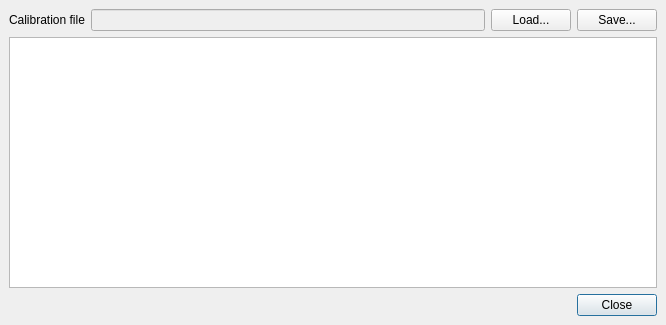
<?xml version="1.0" encoding="UTF-8"?>
<ui version="4.0">
 <class>CalibrationDialog</class>
 <widget class="QDialog" name="CalibrationDialog">
  <property name="windowModality">
   <enum>Qt::WindowModal</enum>
  </property>
  <property name="geometry">
   <rect>
    <x>0</x>
    <y>0</y>
    <width>666</width>
    <height>325</height>
   </rect>
  </property>
  <property name="windowTitle">
   <string>Calibration</string>
  </property>
  <layout class="QVBoxLayout" name="verticalLayout">
   <property name="spacing">
    <number>6</number>
   </property>
   <property name="leftMargin">
    <number>9</number>
   </property>
   <property name="topMargin">
    <number>9</number>
   </property>
   <property name="rightMargin">
    <number>9</number>
   </property>
   <property name="bottomMargin">
    <number>9</number>
   </property>
   <item>
    <layout class="QHBoxLayout" name="horizontalLayout_2">
     <item>
      <widget class="QLabel" name="file_label">
       <property name="text">
        <string>Calibration file</string>
       </property>
      </widget>
     </item>
     <item>
      <widget class="QLineEdit" name="file_line">
       <property name="enabled">
        <bool>false</bool>
       </property>
       <property name="readOnly">
        <bool>true</bool>
       </property>
      </widget>
     </item>
     <item>
      <widget class="QPushButton" name="load_button">
       <property name="text">
        <string>Load...</string>
       </property>
       <property name="autoDefault">
        <bool>false</bool>
       </property>
      </widget>
     </item>
     <item>
      <widget class="QPushButton" name="save_button">
       <property name="text">
        <string>Save...</string>
       </property>
       <property name="autoDefault">
        <bool>false</bool>
       </property>
      </widget>
     </item>
    </layout>
   </item>
   <item>
    <widget class="QTextEdit" name="message_text">
     <property name="readOnly">
      <bool>true</bool>
     </property>
    </widget>
   </item>
   <item>
    <layout class="QHBoxLayout" name="horizontalLayout">
     <item>
      <spacer name="horizontalSpacer">
       <property name="orientation">
        <enum>Qt::Horizontal</enum>
       </property>
       <property name="sizeHint" stdset="0">
        <size>
         <width>40</width>
         <height>20</height>
        </size>
       </property>
      </spacer>
     </item>
     <item>
      <widget class="QPushButton" name="close_button">
       <property name="text">
        <string>Close</string>
       </property>
      </widget>
     </item>
    </layout>
   </item>
  </layout>
 </widget>
 <resources/>
 <connections/>
</ui>
